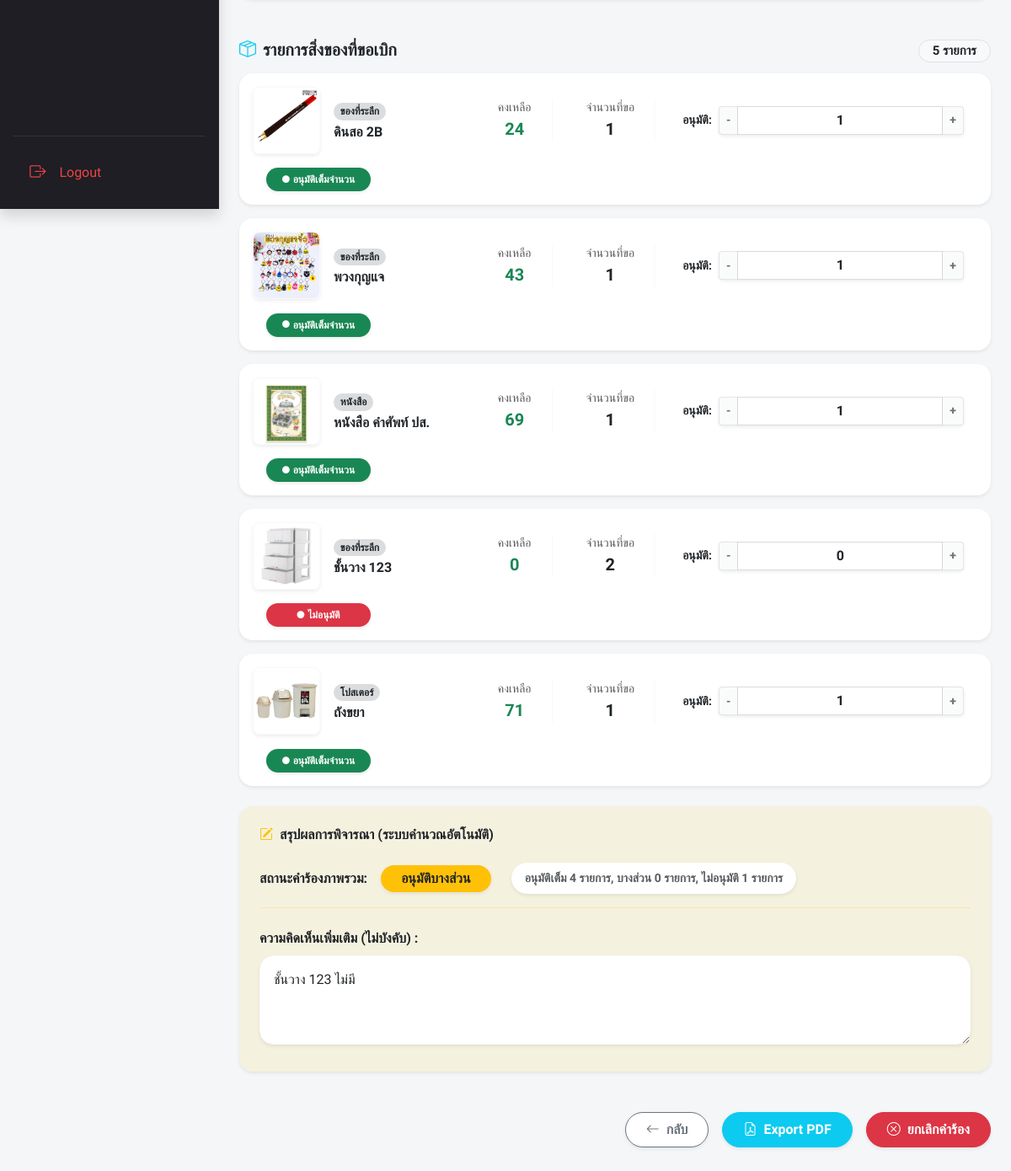
/index.php?page=request_view&id=21 (signed in, lower part), run on an earlier commit of the app's database.
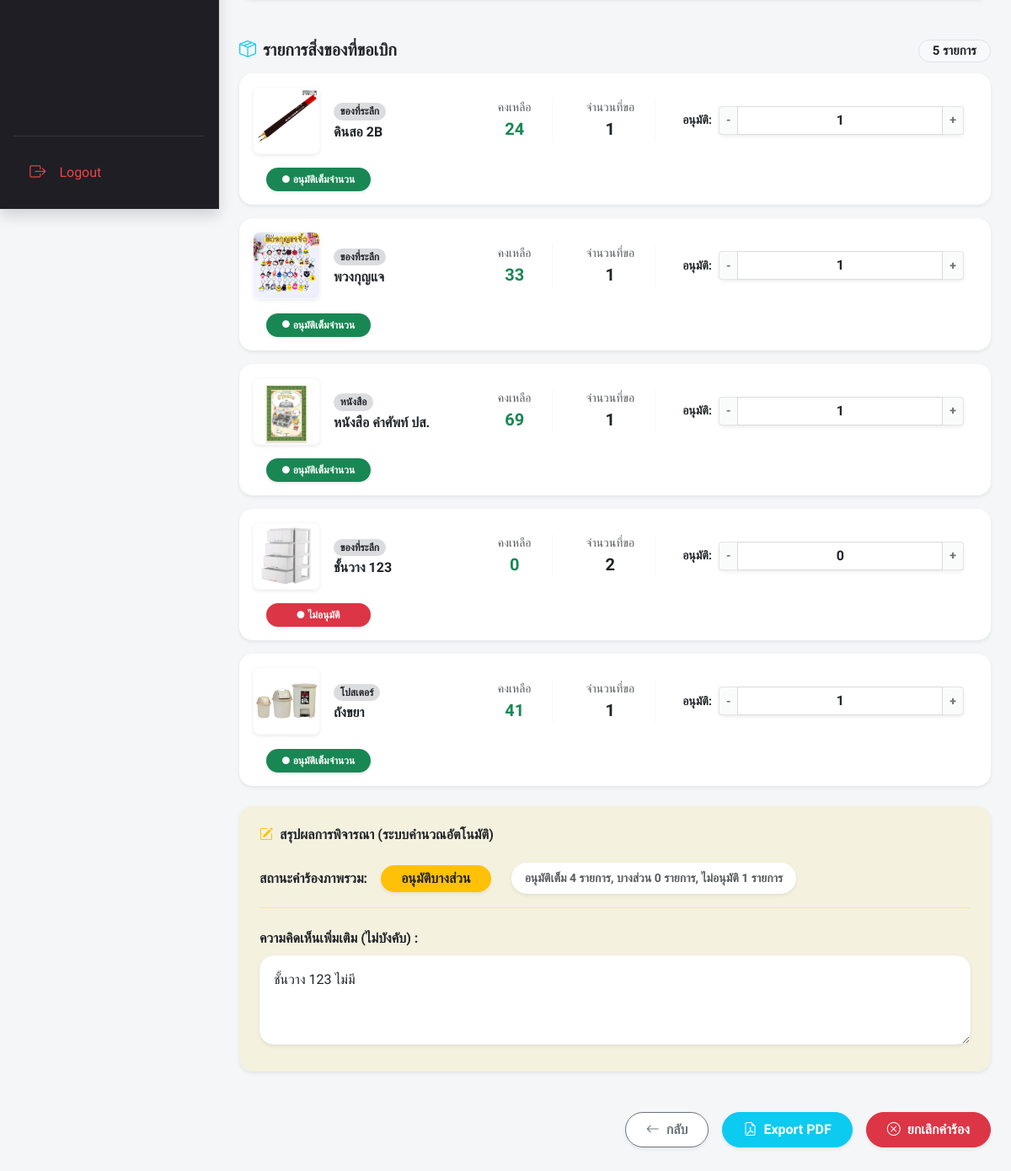
And on a later commit of the database.
### tables this page shows
CREATE TABLE `request_items` (
  `request_item_id` int(11) NOT NULL,
  `request_id` int(11) NOT NULL,
  `item_id` int(11) NOT NULL,
  `requested_qty` int(11) NOT NULL,
  `approved_qty` int(11) DEFAULT NULL,
  `item_status` varchar(20) DEFAULT NULL
);

CREATE TABLE `categories` (
  `category_id` int(11) NOT NULL,
  `name` varchar(100) DEFAULT NULL,
  `is_active` tinyint(1) DEFAULT 1,
  `created_at` datetime DEFAULT current_timestamp()
);

CREATE TABLE `items` (
  `id` int(11) NOT NULL,
  `item_code` varchar(20) NOT NULL,
  `category_id` int(11) NOT NULL,
  `name` varchar(200) NOT NULL,
  `description` text DEFAULT NULL,
  `current_stock` int(11) DEFAULT 0,
  `is_active` tinyint(1) NOT NULL DEFAULT 1,
  `low_stock_threshold` int(11) DEFAULT 10,
  `images` text DEFAULT NULL,
  `created_at` datetime DEFAULT current_timestamp()
);

CREATE TABLE `requests` (
  `request_id` int(11) NOT NULL,
  `request_no` varchar(20) NOT NULL,
  `user_id` int(11) NOT NULL,
  `request_date` datetime DEFAULT current_timestamp(),
  `use_date` date DEFAULT NULL,
  `event_type` varchar(50) DEFAULT NULL,
  `event_name` varchar(200) DEFAULT NULL,
  `location` varchar(200) DEFAULT NULL,
  `purpose` text DEFAULT NULL,
  `user_note` text DEFAULT NULL,
  `status` varchar(20) DEFAULT 'Pending',
  `admin_comment` text DEFAULT NULL,
  `approved_at` datetime DEFAULT NULL,
  `approved_by` int(11) DEFAULT NULL,
  `is_read_user` tinyint(1) NOT NULL DEFAULT 0
);

### views/admin/request_view.php (the view, shortened to what this page needs)
<?php
$request_id = $_GET['id'] ?? '';
$stmt = $pdo->prepare("
    SELECT r.*, u.full_name, u.phone_number
    FROM requests r
    LEFT JOIN users u ON r.user_id = u.user_id
    WHERE r.request_id = ?
");
$stmt->execute([$request_id]);
$request = $stmt->fetch();
$itemStmt = $pdo->prepare("
    SELECT
        ri.*,
        i.name AS item_name,
        i.images,
        i.current_stock,
        c.name AS category_name
    FROM request_items ri
    LEFT JOIN items i ON ri.item_id = i.id
    LEFT JOIN categories c ON i.category_id = c.category_id
    WHERE ri.request_id = ?
");
$itemStmt->execute([$request_id]);
$items = $itemStmt->fetchAll();
$isPending = ($request['status'] === 'รออนุมัติ' || $request['status'] === 'Pending');
?>
<form action="actions/admin/request_approve.php" method="POST" id="approvalForm">
    <h5 class="fw-bold mb-3 mt-5 text-dark">
        <i class="bi bi-box-seam text-info me-2"></i>รายการสิ่งของที่ขอเบิก
        <span class="float-end badge bg-light text-dark border rounded-pill px-3"><?= count($items) ?> รายการ</span>
    </h5>
    <div class="mb-4">
        <?php foreach ($items as $index => $item): $images = json_decode($item['images'] ?? '[]', true);
            $imgSrc = !empty($images) ? 'assets/uploads/items/' . $images[0] : 'assets/images/placeholder.jpg';
            $reqQty = (int)$item['requested_qty'];
            $curStock = (int)($item['current_stock'] ?? 0);
            $appQty = $isPending ? min($reqQty, $curStock) : (int)$item['approved_qty'];
        ?>
            <div class="card border-0 rounded-4 shadow-sm mb-3 bg-white">
                <div class="card-body p-3 d-flex align-items-center flex-wrap gap-3">
                    <img src="<?= $imgSrc ?>" class="rounded-3 object-fit-cover border border-light shadow-sm" style="width: 80px; height: 80px;">
                    <div class="flex-grow-1" style="min-width: 150px;">
                        <span class="badge bg-secondary bg-opacity-25 text-dark rounded-pill mb-1"><?= htmlspecialchars($item['category_name'] ?? 'ไม่ระบุ') ?></span>
                        <h6 class="fw-bolder mb-0 text-dark"><?= htmlspecialchars($item['item_name'] ?? 'ไม่ทราบชื่อ (ไอเทมอาจถูกลบ)') ?></h6>
                    </div>
                    <div class="text-center px-4 border-end border-light d-none d-md-block">
                        <span class="d-block text-muted small">คงเหลือ</span>
                        <span class="fw-bolder text-success fs-5"><?= $curStock ?></span>
                    </div>
                    <div class="text-center px-4 border-end border-light d-none d-sm-block">
                        <span class="d-block text-muted small">จำนวนที่ขอ</span>
                        <span class="fw-bolder text-dark fs-5"><?= $reqQty ?></span>
                    </div>
                    <div class="d-flex align-items-center px-3" style="min-width: 150px;">
                        <span class="fw-bold me-2 text-dark small ">อนุมัติ:</span>
                        <div class="input-group input-group-sm shadow-sm rounded-2">
                            <button type="button" class="btn  btn-light border-secondary border-opacity-25 fw-bold px-2 text-dark" onclick="adjustApprove(<?= $index ?>, -1)" <?= !$isPending ? 'disabled' : '' ?>>-</button>
                            <input type="text" name="approved_qty[<?= $item['request_item_id'] ?>]" id="approve_input_<?= $index ?>"
                                class="form-control text-center fw-bolder fs-6 approve-input border-secondary border-opacity-25"
                                value="<?= $appQty ?>" data-req="<?= $reqQty ?>" data-stock="<?= $curStock ?>"
                                oninput="validateInput(this)"
                                <?= !$isPending ? 'readonly' : '' ?>>
                            <button type="button" class="btn btn-light border-secondary border-opacity-25 fw-bold px-2 text-dark" onclick="adjustApprove(<?= $index ?>, 1)" <?= !$isPending ? 'disabled' : '' ?>>+</button>
                        </div>
                    </div>
                    <div style="min-width: 140px;" class="text-end ps-3 ">
                        <span class="badge rounded-pill py-2 w-100 item-status-badge d-inline-flex align-items-center justify-content-center shadow-sm " id="item_badge_<?= $index ?>">
                            <i class="bi bi-circle-fill small me-1" style="font-size: 0.55rem;"></i> <span id="item_text_<?= $index ?>"></span>
                        </span>
                    </div>
                </div>
            </div>
        <?php endforeach; ?>
    </div>
    <div class="card border-0 rounded-4 shadow-sm mb-5 bg-warning bg-opacity-10">
        <div class="card-body p-4">
            <h6 class="fw-bold mb-4 text-dark"><i class="bi bi-pencil-square me-2 text-warning"></i>สรุปผลการพิจารณา (ระบบคำนวณอัตโนมัติ)</h6>
            <div class="d-flex align-items-center mb-4 pb-3 border-bottom border-warning border-opacity-25 flex-wrap gap-2">
                <span class="fw-bold text-dark me-2">สถานะคำร้องภาพรวม:</span>
                <span class="badge px-3 py-2 fs-6 rounded-pill shadow-sm" id="summaryOverallBadge">รออนุมัติ</span>
                <span class="fw-bold bg-white text-muted px-3 py-2 rounded-pill shadow-sm small" id="summaryTextInfo"></span>
            </div>
            <div class="mb-2">
                <label class="fw-bold mb-2 text-dark">ความคิดเห็นเพิ่มเติม (ไม่บังคับ) :</label>
                <textarea name="admin_comment" class="form-control border-light shadow-sm rounded-4 p-3" rows="3" <?= !$isPending ? 'readonly' : '' ?> placeholder="พิมพ์ความคิดเห็นถึงผู้เบิก (ถ้ามี)..."><?= htmlspecialchars($request['admin_comment'] ?? '') ?></textarea>
            </div>
        </div>
    </div>
    <div class="d-flex justify-content-end gap-3 mb-5 flex-wrap">
        <a href="index.php?page=request_list" class="btn btn-outline-secondary fw-bold px-4 py-2 bg-white rounded-pill shadow-sm">
            <i class="bi bi-arrow-left me-2"></i>กลับ
        </a>
        <?php if ($isPending): ?>
            <button type="submit" name="action" value="approve" class="btn btn-warning fw-bolder px-3 py-2 shadow rounded-pill">
                <i class="bi bi-save me-2"></i>บันทึกผลพิจารณา
            </button>
        <?php else: ?>
            <a href="actions/export_pdf.php?id=<?= $request['request_id'] ?>" target="_blank" class="btn btn-info text-white fw-bolder px-4 py-2 rounded-pill shadow-sm">
                <i class="bi bi-file-earmark-pdf me-2"></i>Export PDF
            </a>
            <?php if ($request['status'] !== 'ยกเลิก' && $request['status'] !== 'ไม่อนุมัติ'): ?>
                <button type="submit" name="action" value="cancel" class="btn btn-danger fw-bolder px-4 py-2 shadow-sm rounded-pill" onclick="return confirm('ต้องการยกเลิกคำร้องนี้และคืนสต็อกใช่หรือไม่?');">
                    <i class="bi bi-x-circle me-2"></i>ยกเลิกคำร้อง
                </button>
            <?php endif; ?>
        <?php endif; ?>
    </div>
</form>

### index.php (shortened to what this page needs)
<?php
$page = $_GET['page'] ?? 'home';
$role = $_SESSION['role'] ?? 'User';
$routes = [];
if ($role === 'Admin') {
    $routes = [
        'home'           => ['file' => 'views/admin/home.php', 'title' => 'หน้าหลักผู้ดูแลระบบ'],
        'profile'        => ['file' => 'profile.php', 'title' => 'แก้ไขข้อมูลส่วนตัว'],
        'manage_items'   => ['file' => 'views/admin/manage_items.php', 'title' => 'จัดการสิ่งของ'],
        'request_list'   => ['file' => 'views/admin/request_list.php', 'title' => 'รายการคำขอเบิกสิ่งของ'],
        'request_view'   => ['file' => 'views/admin/request_view.php', 'title' => 'รายละเอียดคำขอเบิกสิ่งของ'],
        'manage_categories'   => ['file' => 'views/admin/manage_categories.php', 'title' => 'จัดการหมวดหมู่สิ่งของ'],
        'request_register'   => ['file' => 'views/admin/request_register.php', 'title' => 'รายการลงทะเบียนบัญชีผู้ใช้'],
        'request_view_user'   => ['file' => 'views/admin/request_view_user.php', 'title' => 'รายละเอียดคำร้องลงทะเบียน'],
        'inventory_report'    => ['file' => 'views/admin/inventory_report.php', 'title' => 'สรุปรายงานการเบิกจ่าย']
    ];
}
if (array_key_exists($page, $routes)) {
    $current_file = $routes[$page]['file'];
    include 'includes/header.php';
    ?>
    <div class="container-fluid p-0" style="background-color: #f4f6f8; min-height: 100vh;">
        <div class="row g-0 flex-nowrap">
            <?php
            if ($role === 'Admin') {
                include 'includes/sidebar_admin.php';
            } else {
                include 'includes/sidebar_user.php';
            }
            ?>
            <div class="col p-4 flex-grow-1 d-flex flex-column transition-all" style="font-family: 'Prompt', sans-serif; min-width: 0;">
                <?php
                include $current_file;
                ?>
            </div>
        </div>
    </div>
    <?php
    include 'includes/footer.php';
}
?>

### includes/header.php (shortened to what this page needs)
<!DOCTYPE html>
<html lang="th">
<head>
    <link href="https://cdn.jsdelivr.net/npm/bootstrap@5.3.0/dist/css/bootstrap.min.css" rel="stylesheet">
    <link rel="stylesheet" href="https://cdn.jsdelivr.net/npm/bootstrap-icons@1.11.1/font/bootstrap-icons.css">
    <link rel="stylesheet" href="assets/css/style.css">
</head>
<body>

### includes/sidebar_admin.php (shortened to what this page needs)
<div class="col-auto px-0 position-sticky top-0 vh-100 d-flex flex-column sidebar-wrapper shadow" style="width: 260px; z-index: 1000;">
    <div class="p-3">
        <div class="sidebar-divider mt-0 mb-3"></div>
        <a href="actions/auth_logout.php" class="sidebar-link sidebar-logout">
            <i class="bi bi-box-arrow-right me-3"></i> Logout
        </a>
    </div>
</div>

### includes/footer.php (shortened to what this page needs)
</body>
</html>

### assets/css/style.css (style rules this page uses)
:root { --portal-ink: #1e1e24; --portal-yellow: #ffc107; --portal-surface: #f8f9fa; }
body { background: var(--portal-surface); }

### includes/header.php (style rules this page uses)
body, .container-fluid, .card, .btn, table, input, select { font-family: 'Prompt', sans-serif !important; }
::placeholder { color: #6c757d !important; opacity: 1 !important; }

### includes/sidebar_admin.php (style rules this page uses)
.sidebar-wrapper { background-color: #1e1e24; border-right: 1px solid rgba(255, 255, 255, 0.05); }
.sidebar-link { transition: all 0.2s ease-in-out; border-radius: 0.75rem; padding: 0.8rem 1.2rem; color: #a1a1aa; font-weight: 500; display: flex; align-items: center; text-decoration: none; }
.sidebar-link i { font-size: 1.2rem; }
.sidebar-divider { border-top: 1px solid rgba(255, 255, 255, 0.1); margin: 1rem 0; }
.sidebar-logout { color: #ef4444; }

What changed in the data, as far as the page shows it:
changed through a linked row, request_items "พวงกุญแจ": item.current_stock "43" → "33"
changed through a linked row, request_items "ถังขยา": item.current_stock "71" → "41"
